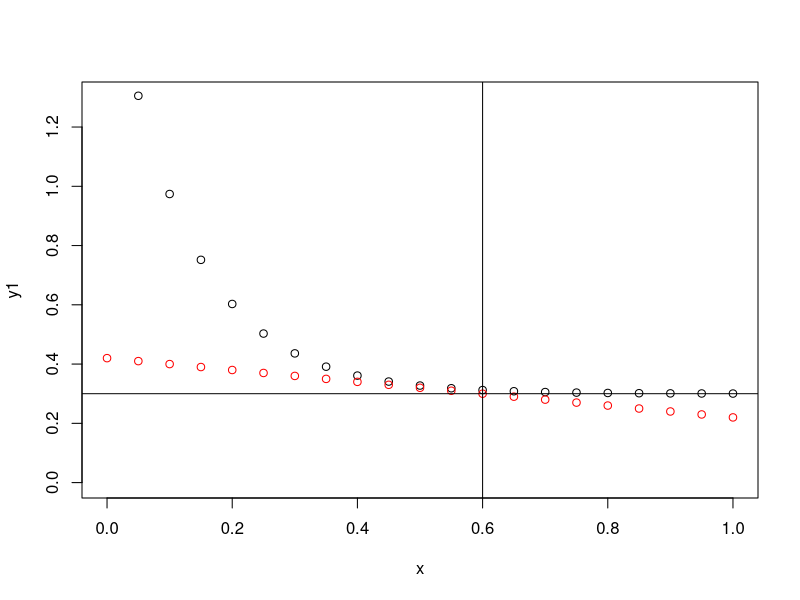

Generate this figure with R:
## Testing sandbox
a = 1.5
b = 8
c = 0.3
x = seq(0, 1, 0.05)
y1 = a*exp(-b*x) + c

tpf <- function(x, a, b, c, d) {
  a*exp(-b*x) + c + d*(x-cp)
}

d = -0.2
cp = 0.6
y2 = c + d*(x-cp)
plot(x, y1, ylim = c(0, 1.3))
points(x, y2, col = "red")
abline(h = 0.3)
abline(v = 0.6)

tpf(0.6, a, b, c, d)
